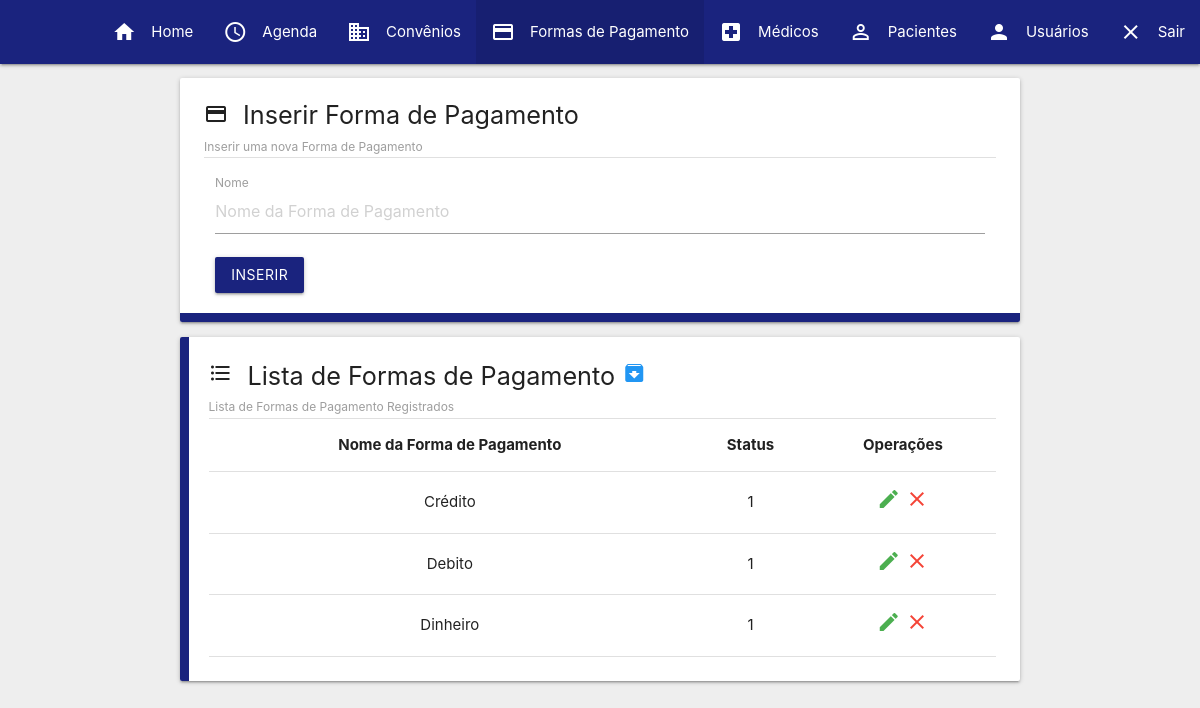
/admin/formas_pagamento/form_formasPagamento.php (signed in), run on the app's committed database.
### tables this page shows
CREATE TABLE `formas_pagamento` (
  `for_id` int(11) NOT NULL,
  `for_nome` varchar(255) NOT NULL,
  `for_status` int(1) NOT NULL DEFAULT 1
);

### public_html/admin/formas_pagamento/select_formasPagamento.php (the view)
<?php
try {
   include_once('../../assets/conexao.php');
   $sql = $pdo->prepare("SELECT * FROM formas_pagamento");
   $sql->execute();
   foreach ($sql as $key) : extract($key) ?>
      <tr>
         <td><?= $for_nome ?></td>
         <td><?= $for_status ?></td>
         <td></a><a title="Editar Forma de Pagamento" href="form_update_formasPagamento.php?for_id=<?= $for_id ?>"><i class="material-icons green-text">edit</i></a> <a title="Remover Forma de Pagamento" href="delete_formasPagamento.php?for_id=<?= $for_id ?>"><i class="material-icons red-text">clear</i></td>
      </tr>
   <?php endforeach ?>
<?php
} catch (PDOException $e) {
   echo 'Um erro ocorreu! Erro: ' . $e->getMessage();
}

### public_html/assets/src/css/main.css (style rules this page uses)
* { outline: none }
.material-icons { font-family: 'Material Icons'; font-weight: normal; font-style: normal; font-size: 24px; line-height: 1; letter-spacing: normal; text-transform: none; display: inline-block; white-space: nowrap; word-wrap: normal; direction: ltr; -webkit-font-feature-settings: 'liga'; font-feature-settings: 'liga'; -webkit-font-smoothing: antialiased }
body { height: 100%; display: flex; min-height: 100vh; flex-direction: column; }

### data on the page
formas_pagamento: for_nome "Crédito", for_status "1"
formas_pagamento: for_nome "Debito", for_status "1"
formas_pagamento: for_nome "Dinheiro", for_status "1"
